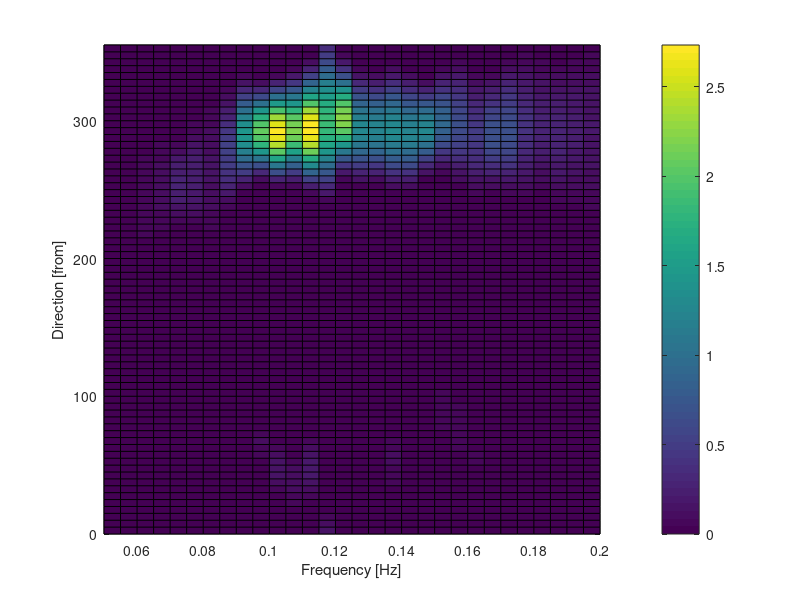

This chart was generated by the following MATLAB code: (Note: this script raises an error after producing the figure.)
% makes a simple plot of the directional spectra

try 
    load CR10_dspec_BDM.mat
catch 
    load CR10_dspec_BDM_supplied_output
    disp("This is using the supplied output")
    disp("run BDM_using_Matsuba_Code.m to generate your own")
end

figure(1); clf

timestep = 12;

pcolor(dspec.f, dspec.direction_nautical, dspec.S_f_theta_BDM(:,:,timestep)')

xlabel("Frequency [Hz]")
ylabel("Direction [from]")
c = colorbar;
    c.Label.String = "Energy Density [m^2/Hz/deg]";
dspec.dtime.Format = 'dd-MMM-uuuu HH:mm';
title(string(dspec.dtime(timestep)))

